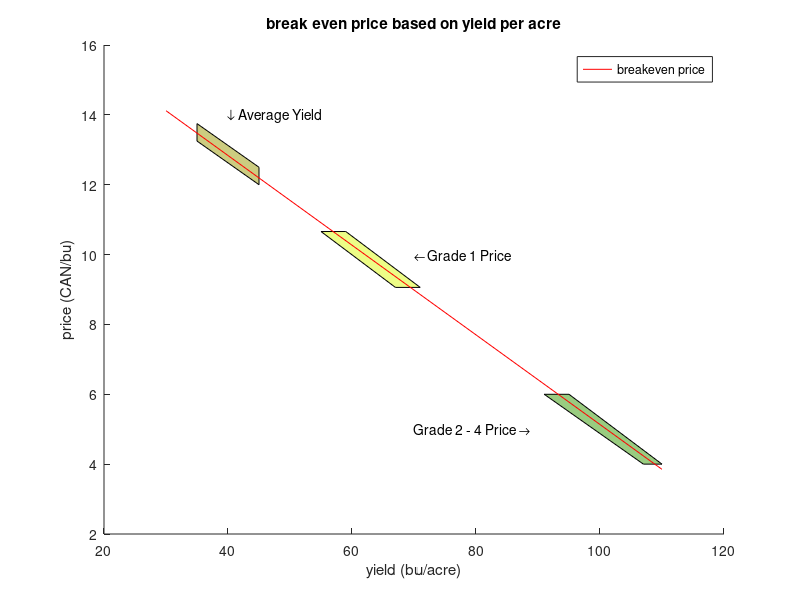

MATLAB code for this plot:
% Creates Plot of costs per acre and revenue per acre
% author: Jean-David Rousseau
% version 1.0
% since July 4th 2019

close all

estimated_cost_acre = 423.58;


yield_acre = [30 110]; % bushels per acre
price_bushel = [1 12]; % sell price per bushel
breakeven_price = estimated_cost_acre./yield_acre;

grade_1_price = [9.06 10.66]; %y vals
grade_24_price = [4 6]; %y vals

usual_yield = [35 45]; %x vals

figure 
hold on

%Grade 1 price highlight
leftup = 55;
leftdown = 67;
rightup = 59;
rightdown = 71;
bottom = grade_1_price(1);
top = grade_1_price(2);
x = [leftdown leftup rightup rightdown];
y = [bottom top top bottom];
fill(x, y, [0.9290,0.9940, 0.5250],'HandleVisibility','off')
txt = '\leftarrow Grade 1 Price';
text(70,10,txt)

%grade 2-4 price highlight
leftup = 91;
leftdown = 107;
rightup = 95;
rightdown = 110;
bottom = grade_24_price(1);
top = grade_24_price(2);
x = [leftdown leftup rightup rightdown];
y = [bottom top top bottom];
fill(x, y, [0.6,0.8, 0.5],'HandleVisibility','off');
txt = 'Grade 2 - 4 Price \rightarrow';
text(70,5,txt)

%Average Yield
left = usual_yield(1);
right = usual_yield(2);
bottomright = 12;
topright =12.5;
bottomleft = 13.25;
topleft = 13.75;
x = [left left right right];
y = [bottomleft topleft topright bottomright];
fill(x, y, [0.8,0.8, 0.5],'HandleVisibility','off');
txt = '\downarrow Average Yield';
text(40,14,txt)


hold on
plot(yield_acre, breakeven_price, 'r');
xlabel('yield (bu/acre)');
ylabel('price (CAN/bu)');
legend('breakeven price');
title('break even price based on yield per acre');
% Basic Economic Model Based on 
% https://www.gov.mb.ca/agriculture/farm-management/production-economics/pubs/cop-crop-production.pdf
% Gross Revenue = Price per unit x Yield per acre (eg. wheat: $6.75/bu x 55bu/ac = $371.25/ac)
% Net Profit = Gross Revenue - Total Cost (eg. wheat: $371.25 gross revenue - $384.3 total cost = $-13.05 per acre)
% Operating Expense Ratio = (Operating Cost / Gross Revenue) x 100 (eg. wheat: $224.16 operating expense / $384.3 total cost = 60.4%)
% $ Revenue Per $ Cost = Gross Revenue / Total Cost (eg. wheat: $371.25 gross revenue / $384.3 total cost = $0.97)
% Return on Investment (ROI) = (Gross Revenue - Total Cost) / Total Cost (eg. wheat: ($371.25 gross revenue-$384.3 total cost) /$384.3 total cost = -3.4%)
% Estimated Return on Asset (ROA) = (Margin Over Operating - Labour - Machinery Depreciation) / (Land Investment Cost + Machinery Investment Cost)
%  (eg. wheat: ($147.09 margin - $26.40 labour - $66.65 dep.) / ($2950 land cost + $682.20 conv. machinery + $86.00 special crop. mach.) = 1.45%)
% Breakeven Price = Cost / Target Yield (eg. wheat cost $384.30 / 55 bu = $6.99 per bu)
% Breakeven Yield = Cost / Target Price per Unit (eg. wheat cost $384.30 / $6.75 bu = 56.9 bu)
% Breakeven Yield Risk Ratio = (Target Yield per Acre / Breakeven Yield) x 100 (eg. wheat yield 55 bu/ac / 56.9 bu BE = 97 %)
% AgriInsurance Risk Ratio = (AgriInsurance Coverage / Operating Cost) x 100 (eg. wheat coverage $274.00/ac / $224.16 operating expense = 122 %)

% 10.66	9.06 High price/ Low price of grade 1 canola per bushel https://www.saskcropinsurance.com/ci/prices/
% 2018 bushel per acre = 39.8